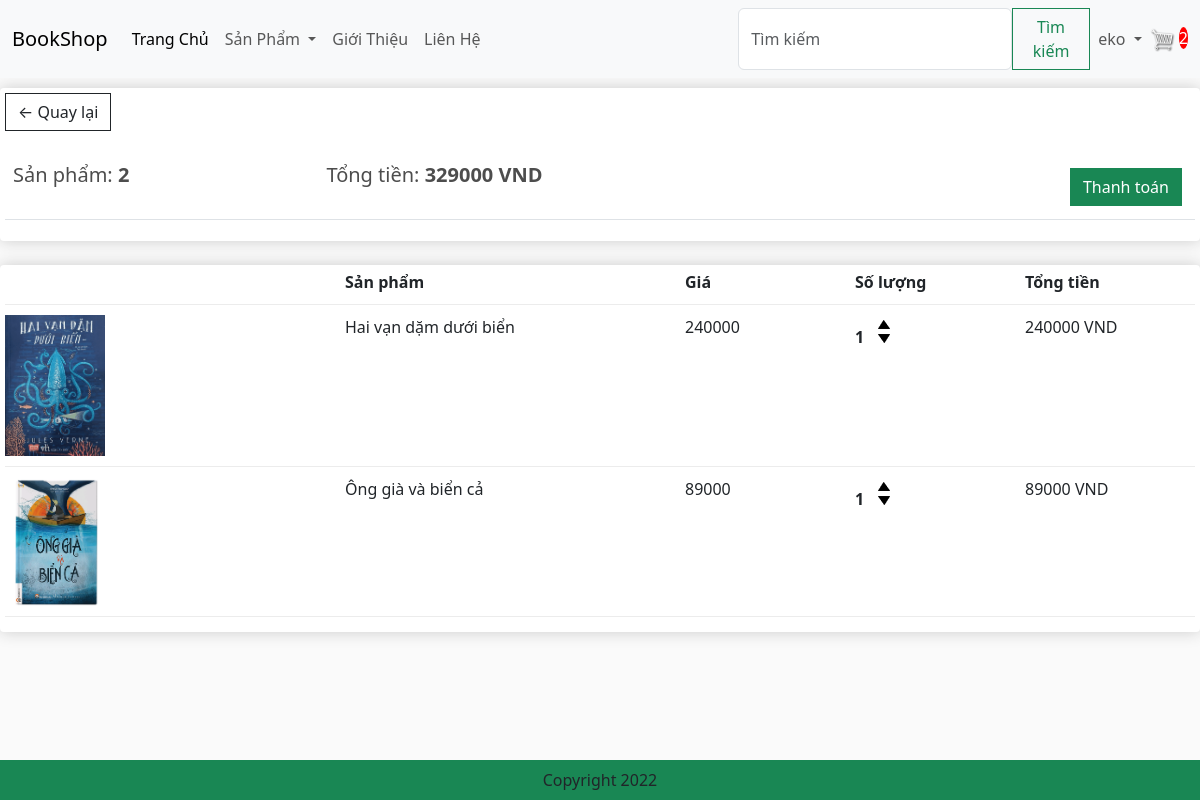
The page /cart/ (signed in) on the database its author committed.
### app/models.py (models this page shows, shortened)
class Order(models.Model):
    customer = models.ForeignKey(User, on_delete=models.SET_NULL, blank=True, null=True)
    date_order = models.DateTimeField(auto_now_add=True)
    complete = models.BooleanField(default=False, null=True, blank=False)
    transaction_id = models.CharField(max_length=200, null=True)
    @property
    def get_cart_items(self):
        orderitems = self.orderitem_set.all()
        total = sum([item.quantity for item in orderitems])
        return total
    @property
    def get_cart_total(self):
        orderitems = self.orderitem_set.all()
        total = sum([item.get_total for item in orderitems])
        return str(total)

class OrderItem(models.Model):
    product = models.ForeignKey(Product, on_delete=models.SET_NULL, blank=True, null=True)
    order = models.ForeignKey(Order, on_delete=models.SET_NULL, blank=True, null=True)
    quantity = models.IntegerField(default=0, null=True, blank=True)
    date_order = models.DateTimeField(auto_now_add=True)
    @property
    def get_total(self):
        total = int(self.product.price) * self.quantity
        return total

class Product(models.Model):
    name_product = models.CharField(max_length=300, null=True)
    price = models.CharField(max_length=200, null=True)
    image = models.ImageField(null= True, blank= True)
    category = models.ManyToManyField(Category, related_name='product')
    detail = models.TextField(null= True, blank= True)
    @property
    def ImageURL(self):
        try:
            url = self.image.url
        except:
            url = ''
        return url

### app/views.py (the view)
# urls.py: path('cart/',views.cart, name="cart"),
def cart(request):
    if request.user.is_authenticated:
        customer = request.user
        order, created = Order.objects.get_or_create(customer = customer, complete = False)
        items = order.orderitem_set.all()
        cartitems = order.get_cart_items
    else:
        items = []
        order = {'get_cart_items' : 0, "get_cart_total": 0}
        cartitems = order['get_cart_items']
    categories = Category.objects.filter(is_sub=True)
    context = {"items" : items, "order" : order, "cartitems": cartitems, "categories": categories}
    return render(request, 'app/Cart.html', context)

### app/templates/app/Cart.html
{% extends 'app/base.html' %}
{% load static %}
{% block cart_content %}
<div class="row">
	<div class="col-lg-12">
		<div class="box-element">
			<a  class="btn btn-outline-dark" href="{% url 'home' %}">&#x2190; Quay lại</a>
			<br>
			<br>
			<table class="table">
				<tr>
					<th><h5>Sản phẩm: <strong>{{order.get_cart_items}}</strong></h5></th>
					<th><h5>Tổng tiền:<strong> {{order.get_cart_total}} VND</strong></h5></th>
					<th>
						<a  style="float:right; margin:5px;" class="btn btn-success" href="{% url 'checkout' %}">Thanh toán</a>
					</th>
				</tr>
			</table>
		</div>
		<br>
		<div class="box-element">
			<div class="cart-row">
				<div style="flex:2"></div>
				<div style="flex:2"><strong>Sản phẩm</strong></div>
				<div style="flex:1"><strong>Giá</strong></div>
				<div style="flex:1"><strong>Số lượng</strong></div>
				<div style="flex:1"><strong>Tổng tiền</strong></div>
			</div>
			{% for item in items %}
			<div class="cart-row">
				<div style="flex:2"><img class="row-image" src="{{item.product.ImageURL}}"></div>
				<div style="flex:2"><p>{{item.product.name_product}}</p></div>
				<div style="flex:1"><p>{{item.product.price}}</p></div>
				<div style="flex:1">
					<p class="quantity">{{item.quantity}}</p>
					<div class="quantity">
						<img data-product = {{item.product.id}} data-action = "add" class="chg-quantity update-cart" src="{% static  'app/images/arrow-up.png' %}">
						<img data-product = {{item.product.id}} data-action = "remove" class="chg-quantity update-cart" src="{% static  'app/images/arrow-down.png' %}">
					</div>
				</div>
				<div style="flex:1"><p> {{item.get_total}} VND</p></div>
			</div>
			{% endfor %}
		</div>
	</div>
</div>
{% endblock cart_content %}

### app/templates/app/base.html (shortened to what this page needs)
{%load static %}
<!DOCTYPE html>
<html>
    <head>
        <link href="https://cdn.jsdelivr.net/npm/bootstrap@5.3.2/dist/css/bootstrap.min.css" rel="stylesheet">
        <link href="{% static 'app/css/style.css' %}" rel="stylesheet" />
        <link href="{% static 'app/css/owl.carousel.min.css' %}" rel="stylesheet" />
        <link href="{% static 'app/css/all.min.css' %}" rel="stylesheet" />
        <link rel="stylesheet" type="text/css" href="{% static 'app/css/main.css' %}">
        <link rel="stylesheet" href="">
    </head>
    <body>
        <nav class="navbar navbar-expand-lg bg-body-tertiary">
          <div class="container-fluid">
            <a class="navbar-brand" href="{% url 'home'%}">BookShop</a>
            <div class="collapse navbar-collapse" id="navbarSupportedContent">
              <ul class="navbar-nav me-auto mb-2 mb-lg-0">
                <li class="nav-item">
                  <a class="nav-link active" aria-current="page" href="{% url 'home'%}">Trang Chủ</a>
                </li>
                <li class="nav-item dropdown">
                  <a class="nav-link dropdown-toggle" href="#" role="button" data-bs-toggle="dropdown" aria-expanded="false">
                    Sản Phẩm
                  </a>
                </li>
                <li class="nav-item">
                  <a class="nav-link" href="{% url 'gioithieu' %}">Giới Thiệu</a>
                </li>
                <li class="nav-item">
                  <a class="nav-link" href="{% url 'Lienhe' %}">Liên Hệ</a>
                </li>
              </ul>
              <form class="d-flex" role="search" method = "POST" action = '{% url "search" %}'>
                <input class="form-control" type="search" placeholder="Tìm kiếm" aria-label="Search" name = 'searched'>
                <button class="btn btn-outline-success" type="submit">Tìm kiếm</button>
              </form>
              </div>
                <ul class="navbar-nav">
                  <li class="nav-item dropdown">
                      {% if request.user.is_authenticated %}
                      <a class="nav-link dropdown-toggle" href="#" id="navbarDropdown" role="button" data-bs-toggle="dropdown" aria-expanded="false">
                          {{ request.user.username }}
                      </a>
                      {% endif %}
                  </li>
                </ul>
              <div class="form-inline my-2 my-lg-0">
              <a href="{% url 'cart' %}"> <img id="cart-icon" src="{% static 'app\images\cart.png' %}" style="display: inline;"></a>
              <p id="cart-total" style="display: inline; font-size: 16px;">{{cartitems}}</p>
              </div>
          </div>
        </nav>
        {% block cart_content %}
        {% endblock cart_content %}
        <footer class= "container--fliod bg-success text-center fixed-bottom p-2 mt-5">
            Copyright 2022
        </footer>
  </body>
</html>

### app/static/app/css/main.css (style rules this page uses)
body { background-color: hsl(0, 0%, 98%); }
h1,h2,h3,h4,h5,h6 { color:hsl(0, 0%, 30%); }
.box-element { box-shadow:hsl(0, 0%, 80%) 0 0 16px; background-color: #fff; border-radius: 4px; padding: 5px; }
#cart-icon { width:25px; display: inline-block; margin-left: 10x; }
#cart-total { display: block; text-align: center; color:#fff; background-color: red; width: 20px; height: 25px; border-radius: 50%; font-size: 14px; }
.col-lg-3, .col-lg-4, .col-lg-6, .col-lg-8, .col-lg-12 { margin-top: 10px; }
.btn { border-radius: 0; }
.row-image { width: 100px; }
.cart-row { display: flex; align-items: flex-stretch; padding-bottom: 10px; margin-bottom: 10px; border-bottom: 1px solid #ececec; }
.quantity { display: inline-block; font-weight: 700; padding-right:10px; }
.chg-quantity { width: 12px; cursor: pointer; display: block; margin-top: 5px; transition:.1s; }

### rows shown on the page
Order: get_cart_items "2", get_cart_total "329000"
OrderItem: product.ImageURL (picture), product.name_product "Hai vạn dặm dưới biển", product.price "240000", quantity "1", get_total "240000"
OrderItem: product.ImageURL (picture), product.name_product "Ông già và biển cả", product.price "89000", quantity "1", get_total "89000"

### other values the page prints
{{ request.user.username }} "eko"
{{ cartitems }} "2"
